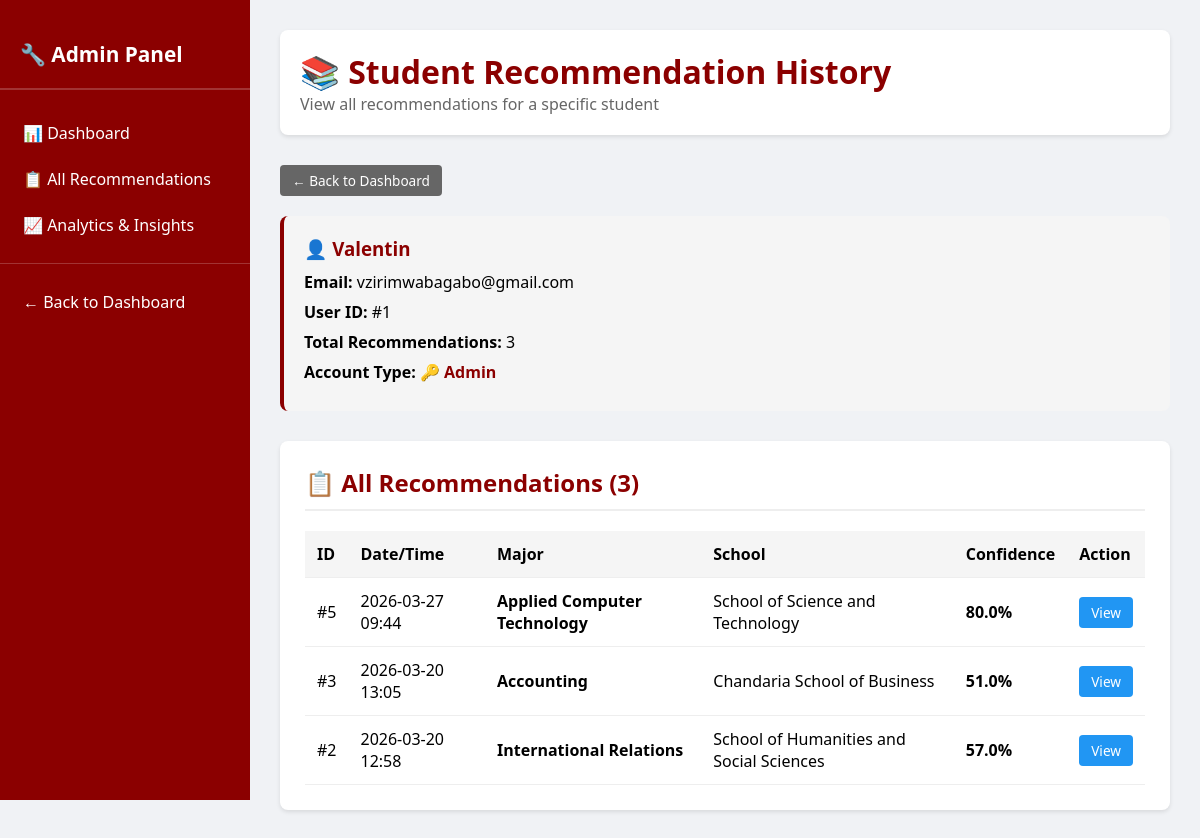
The page /admin/user/1/history (signed in) on the database as committed earlier.
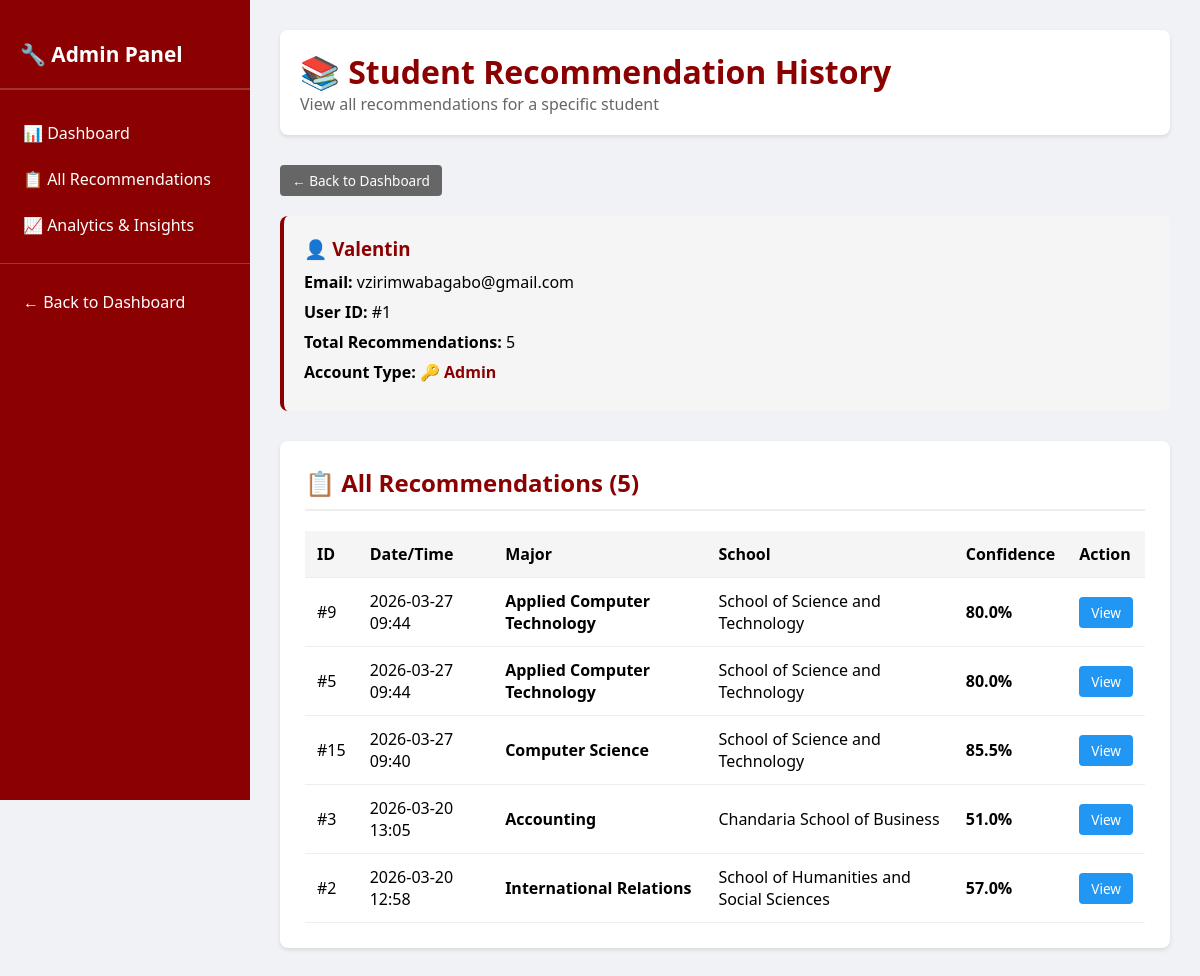
The same page on the database as committed later.
### app.py (models this page shows)
class Result(db.Model):
    id = db.Column(db.Integer, primary_key=True)
    major = db.Column(db.String(100), nullable=False)
    school = db.Column(db.String(100), nullable=False)
    confidence = db.Column(db.Float, nullable=False)
    timestamp = db.Column(db.DateTime, nullable=False, default=datetime.utcnow)
    user_id = db.Column(db.Integer, db.ForeignKey('user.id'), nullable=False)

### app.py (the view)
@app.route('/admin/user/<int:user_id>/history')
@login_required
def admin_user_history(user_id):
    if not current_user.is_admin:
        flash('Access Denied: Administrators only.', 'danger')
        return redirect(url_for('index'))
    user = User.query.get_or_404(user_id)
    results = Result.query.filter_by(user_id=user_id).order_by(desc(Result.timestamp)).all()
    return render_template('admin_user_history.html', user=user, results=results)

### app.py (called while the page is built)
@login_manager.user_loader
def load_user(user_id):
    return db.session.get(User, int(user_id))

### templates/admin_user_history.html (shortened to what this page needs)
<!DOCTYPE html>
<html lang="en">
<head>
</head>
<body>
<div class="admin-container">
    <div class="sidebar">
        <h2>🔧 Admin Panel</h2>
        <a href="{{ url_for('admin') }}" class="nav-item">📊 Dashboard</a>
        <a href="{{ url_for('admin_recommendations') }}" class="nav-item">📋 All Recommendations</a>
        <a href="{{ url_for('admin_analytics') }}" class="nav-item">📈 Analytics & Insights</a>
        <hr style="border: none; border-top: 1px solid rgba(255,255,255,0.2); margin: 15px 0;">
        <a href="{{ url_for('admin') }}" class="nav-item">← Back to Dashboard</a>
    </div>
    <div class="main-content">
        <div class="admin-header">
            <h1>📚 Student Recommendation History</h1>
            <p style="color: #666;">View all recommendations for a specific student</p>
        </div>
        <a href="{{ url_for('admin') }}" class="btn btn-back" style="margin-bottom: 20px;">← Back to Dashboard</a>
        <div class="student-info">
            <h3 style="color: #8B0000; margin-bottom: 10px;">👤 {{ user.username }}</h3>
            <p><strong>Email:</strong> {{ user.email }}</p>
            <p><strong>User ID:</strong> #{{ user.id }}</p>
            <p><strong>Total Recommendations:</strong> {{ results|length }}</p>
            <p><strong>Account Type:</strong>
                {% if user.is_admin %}
                    <span style="color: #8B0000; font-weight: bold;">🔑 Admin</span>
                {% else %}
                    <span style="color: #666;">👤 Student</span>
                {% endif %}
            </p>
        </div>
        <div class="content-section">
            <h2>📋 All Recommendations ({{ results|length }})</h2>
            {% if results %}
                <div class="table-responsive">
                    <table>
                        <thead>
                            <tr>
                                <th>ID</th>
                                <th>Date/Time</th>
                                <th>Major</th>
                                <th>School</th>
                                <th>Confidence</th>
                                <th>Action</th>
                            </tr>
                        </thead>
                        <tbody>
                            {% for result in results %}
                                <tr>
                                    <td>#{{ result.id }}</td>
                                    <td>{{ result.timestamp.strftime('%Y-%m-%d %H:%M') }}</td>
                                    <td><strong>{{ result.major }}</strong></td>
                                    <td>{{ result.school }}</td>
                                    <td><strong>{{ "%.1f"|format(result.confidence) }}%</strong></td>
                                    <td>
                                        <a href="{{ url_for('admin_view_recommendation', rec_id=result.id) }}" class="btn btn-info">View</a>
                                    </td>
                                </tr>
                            {% endfor %}
                        </tbody>
                    </table>
                </div>
            {% else %}
                <div class="empty-state">
                    <p>No recommendations found for this student.</p>
                </div>
            {% endif %}
        </div>
    </div>
</div>
</body>
</html>

Rows that differ between the two databases and show on the page:
added Result: id "9", timestamp "2026-03-27 09:44", major "Applied Computer Technology", school "School of Science and Technology", confidence "80.0"
added Result: id "15", timestamp "2026-03-27 09:40", major "Computer Science", school "School of Science and Technology", confidence "85.5"
Other text that changed with them:
{{ results|length }}: "3" → "5"
